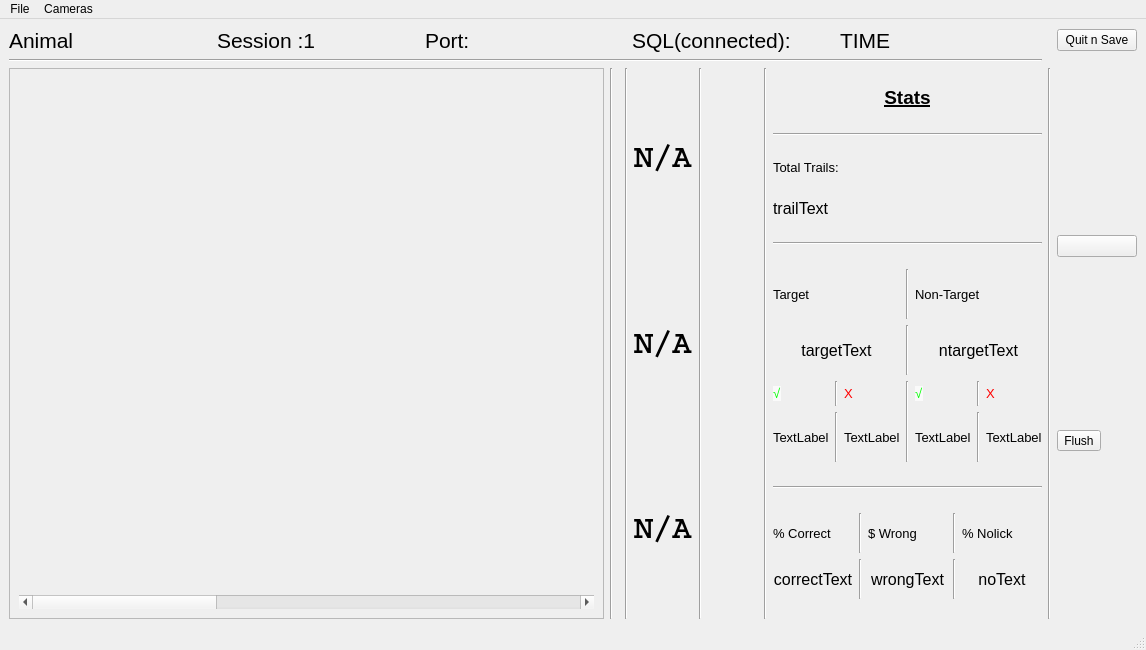
<?xml version="1.0" encoding="UTF-8"?>
<ui version="4.0">
 <class>MainWindow</class>
 <widget class="QMainWindow" name="MainWindow">
  <property name="geometry">
   <rect>
    <x>0</x>
    <y>0</y>
    <width>1146</width>
    <height>650</height>
   </rect>
  </property>
  <property name="sizePolicy">
   <sizepolicy hsizetype="Preferred" vsizetype="Preferred">
    <horstretch>0</horstretch>
    <verstretch>0</verstretch>
   </sizepolicy>
  </property>
  <property name="windowTitle">
   <string>MainWindow</string>
  </property>
  <widget class="QWidget" name="centralwidget">
   <property name="sizePolicy">
    <sizepolicy hsizetype="Maximum" vsizetype="Maximum">
     <horstretch>0</horstretch>
     <verstretch>0</verstretch>
    </sizepolicy>
   </property>
   <layout class="QGridLayout" name="gridLayout_2">
    <item row="1" column="1">
     <widget class="Line" name="line">
      <property name="orientation">
       <enum>Qt::Horizontal</enum>
      </property>
     </widget>
    </item>
    <item row="2" column="1">
     <layout class="QGridLayout" name="gridLayout">
      <property name="sizeConstraint">
       <enum>QLayout::SetMaximumSize</enum>
      </property>
      <item row="0" column="2">
       <widget class="Line" name="line_2">
        <property name="orientation">
         <enum>Qt::Vertical</enum>
        </property>
       </widget>
      </item>
      <item row="0" column="3">
       <widget class="QWidget" name="sidePlot" native="true"/>
      </item>
      <item row="0" column="0">
       <widget class="QScrollArea" name="scrollArea">
        <property name="sizePolicy">
         <sizepolicy hsizetype="MinimumExpanding" vsizetype="MinimumExpanding">
          <horstretch>0</horstretch>
          <verstretch>0</verstretch>
         </sizepolicy>
        </property>
        <property name="maximumSize">
         <size>
          <width>16777215</width>
          <height>16777215</height>
         </size>
        </property>
        <property name="widgetResizable">
         <bool>true</bool>
        </property>
        <widget class="QWidget" name="scrollAreaWidgetContents">
         <property name="geometry">
          <rect>
           <x>0</x>
           <y>0</y>
           <width>603</width>
           <height>545</height>
          </rect>
         </property>
         <layout class="QVBoxLayout" name="verticalLayout">
          <item>
           <widget class="QWidget" name="mainPlot" native="true"/>
          </item>
          <item>
           <widget class="QScrollBar" name="horizontalScrollBar">
            <property name="singleStep">
             <number>3</number>
            </property>
            <property name="pageStep">
             <number>50</number>
            </property>
            <property name="orientation">
             <enum>Qt::Horizontal</enum>
            </property>
           </widget>
          </item>
         </layout>
        </widget>
       </widget>
      </item>
      <item row="0" column="5">
       <layout class="QVBoxLayout" name="verticalLayout_2">
        <item>
         <widget class="QLabel" name="song1">
          <property name="font">
           <font>
            <family>Courier</family>
            <pointsize>24</pointsize>
            <weight>75</weight>
            <bold>true</bold>
           </font>
          </property>
          <property name="text">
           <string>N/A</string>
          </property>
         </widget>
        </item>
        <item>
         <widget class="QLabel" name="song2">
          <property name="font">
           <font>
            <family>Courier</family>
            <pointsize>24</pointsize>
            <weight>75</weight>
            <bold>true</bold>
           </font>
          </property>
          <property name="text">
           <string>N/A</string>
          </property>
         </widget>
        </item>
        <item>
         <widget class="QLabel" name="song3">
          <property name="font">
           <font>
            <family>Courier</family>
            <pointsize>24</pointsize>
            <weight>75</weight>
            <bold>true</bold>
           </font>
          </property>
          <property name="text">
           <string>N/A</string>
          </property>
         </widget>
        </item>
       </layout>
      </item>
      <item row="0" column="4">
       <widget class="Line" name="line_3">
        <property name="orientation">
         <enum>Qt::Vertical</enum>
        </property>
       </widget>
      </item>
      <item row="0" column="7">
       <widget class="QWidget" name="Cam" native="true">
        <property name="sizePolicy">
         <sizepolicy hsizetype="Minimum" vsizetype="Preferred">
          <horstretch>0</horstretch>
          <verstretch>0</verstretch>
         </sizepolicy>
        </property>
        <property name="minimumSize">
         <size>
          <width>50</width>
          <height>0</height>
         </size>
        </property>
        <property name="maximumSize">
         <size>
          <width>400</width>
          <height>16777215</height>
         </size>
        </property>
       </widget>
      </item>
      <item row="0" column="9">
       <layout class="QVBoxLayout" name="verticalLayout_4">
        <item>
         <widget class="QLabel" name="label">
          <property name="sizePolicy">
           <sizepolicy hsizetype="Preferred" vsizetype="Maximum">
            <horstretch>0</horstretch>
            <verstretch>0</verstretch>
           </sizepolicy>
          </property>
          <property name="font">
           <font>
            <pointsize>14</pointsize>
            <weight>75</weight>
            <bold>true</bold>
            <underline>true</underline>
           </font>
          </property>
          <property name="layoutDirection">
           <enum>Qt::LeftToRight</enum>
          </property>
          <property name="text">
           <string>&lt;html&gt;&lt;head/&gt;&lt;body&gt;&lt;p align=&quot;center&quot;&gt;Stats&lt;/p&gt;&lt;/body&gt;&lt;/html&gt;</string>
          </property>
         </widget>
        </item>
        <item>
         <widget class="Line" name="line_6">
          <property name="orientation">
           <enum>Qt::Horizontal</enum>
          </property>
         </widget>
        </item>
        <item>
         <widget class="QLabel" name="label_7">
          <property name="sizePolicy">
           <sizepolicy hsizetype="Preferred" vsizetype="Maximum">
            <horstretch>0</horstretch>
            <verstretch>0</verstretch>
           </sizepolicy>
          </property>
          <property name="font">
           <font>
            <pointsize>10</pointsize>
           </font>
          </property>
          <property name="text">
           <string>Total Trails:</string>
          </property>
         </widget>
        </item>
        <item>
         <widget class="QLabel" name="trailText">
          <property name="sizePolicy">
           <sizepolicy hsizetype="Preferred" vsizetype="Maximum">
            <horstretch>0</horstretch>
            <verstretch>0</verstretch>
           </sizepolicy>
          </property>
          <property name="font">
           <font>
            <pointsize>12</pointsize>
           </font>
          </property>
          <property name="text">
           <string>trailText</string>
          </property>
          <property name="alignment">
           <set>Qt::AlignLeading|Qt::AlignLeft|Qt::AlignVCenter</set>
          </property>
         </widget>
        </item>
        <item>
         <widget class="Line" name="line_5">
          <property name="orientation">
           <enum>Qt::Horizontal</enum>
          </property>
         </widget>
        </item>
        <item>
         <layout class="QGridLayout" name="gridLayout_5">
          <item row="1" column="0">
           <widget class="QLabel" name="targetText">
            <property name="sizePolicy">
             <sizepolicy hsizetype="Preferred" vsizetype="Expanding">
              <horstretch>0</horstretch>
              <verstretch>0</verstretch>
             </sizepolicy>
            </property>
            <property name="minimumSize">
             <size>
              <width>0</width>
              <height>40</height>
             </size>
            </property>
            <property name="maximumSize">
             <size>
              <width>16777215</width>
              <height>50</height>
             </size>
            </property>
            <property name="font">
             <font>
              <pointsize>12</pointsize>
             </font>
            </property>
            <property name="text">
             <string>targetText</string>
            </property>
            <property name="alignment">
             <set>Qt::AlignCenter</set>
            </property>
           </widget>
          </item>
          <item row="0" column="0">
           <widget class="QLabel" name="label_10">
            <property name="sizePolicy">
             <sizepolicy hsizetype="Preferred" vsizetype="Expanding">
              <horstretch>0</horstretch>
              <verstretch>0</verstretch>
             </sizepolicy>
            </property>
            <property name="minimumSize">
             <size>
              <width>0</width>
              <height>40</height>
             </size>
            </property>
            <property name="maximumSize">
             <size>
              <width>16777215</width>
              <height>50</height>
             </size>
            </property>
            <property name="font">
             <font>
              <pointsize>10</pointsize>
             </font>
            </property>
            <property name="text">
             <string>Target</string>
            </property>
           </widget>
          </item>
          <item row="2" column="1">
           <widget class="Line" name="line_10">
            <property name="orientation">
             <enum>Qt::Vertical</enum>
            </property>
           </widget>
          </item>
          <item row="0" column="1">
           <widget class="Line" name="line_8">
            <property name="orientation">
             <enum>Qt::Vertical</enum>
            </property>
           </widget>
          </item>
          <item row="2" column="0">
           <layout class="QGridLayout" name="gridLayout_6">
            <item row="0" column="0">
             <widget class="QLabel" name="label_14">
              <property name="sizePolicy">
               <sizepolicy hsizetype="Preferred" vsizetype="Preferred">
                <horstretch>0</horstretch>
                <verstretch>0</verstretch>
               </sizepolicy>
              </property>
              <property name="maximumSize">
               <size>
                <width>16777215</width>
                <height>25</height>
               </size>
              </property>
              <property name="text">
               <string>&lt;html&gt;&lt;head/&gt;&lt;body&gt;&lt;p&gt;&lt;span style=&quot; font-family:'Verdana,Arial,Tahoma,Calibri,Geneva,sans-serif'; font-size:13px; color:#00ff00; background-color:#fafafa;&quot;&gt;√&lt;/span&gt;&lt;/p&gt;&lt;/body&gt;&lt;/html&gt;</string>
              </property>
             </widget>
            </item>
            <item row="1" column="0">
             <widget class="QLabel" name="targetCorrect">
              <property name="sizePolicy">
               <sizepolicy hsizetype="Fixed" vsizetype="MinimumExpanding">
                <horstretch>0</horstretch>
                <verstretch>0</verstretch>
               </sizepolicy>
              </property>
              <property name="minimumSize">
               <size>
                <width>50</width>
                <height>0</height>
               </size>
              </property>
              <property name="maximumSize">
               <size>
                <width>16777215</width>
                <height>50</height>
               </size>
              </property>
              <property name="font">
               <font>
                <pointsize>10</pointsize>
               </font>
              </property>
              <property name="text">
               <string>TextLabel</string>
              </property>
             </widget>
            </item>
            <item row="0" column="2">
             <widget class="QLabel" name="label_16">
              <property name="sizePolicy">
               <sizepolicy hsizetype="Preferred" vsizetype="Preferred">
                <horstretch>0</horstretch>
                <verstretch>0</verstretch>
               </sizepolicy>
              </property>
              <property name="maximumSize">
               <size>
                <width>16777215</width>
                <height>25</height>
               </size>
              </property>
              <property name="text">
               <string>&lt;html&gt;&lt;head/&gt;&lt;body&gt;&lt;p&gt;&lt;span style=&quot; font-size:10pt; color:#ff0000;&quot;&gt;X&lt;/span&gt;&lt;/p&gt;&lt;/body&gt;&lt;/html&gt;</string>
              </property>
             </widget>
            </item>
            <item row="1" column="2">
             <widget class="QLabel" name="targetWrong">
              <property name="sizePolicy">
               <sizepolicy hsizetype="Fixed" vsizetype="MinimumExpanding">
                <horstretch>0</horstretch>
                <verstretch>0</verstretch>
               </sizepolicy>
              </property>
              <property name="minimumSize">
               <size>
                <width>50</width>
                <height>0</height>
               </size>
              </property>
              <property name="maximumSize">
               <size>
                <width>16777215</width>
                <height>50</height>
               </size>
              </property>
              <property name="font">
               <font>
                <pointsize>10</pointsize>
               </font>
              </property>
              <property name="text">
               <string>TextLabel</string>
              </property>
             </widget>
            </item>
            <item row="0" column="1">
             <widget class="Line" name="line_14">
              <property name="sizePolicy">
               <sizepolicy hsizetype="Fixed" vsizetype="MinimumExpanding">
                <horstretch>0</horstretch>
                <verstretch>0</verstretch>
               </sizepolicy>
              </property>
              <property name="maximumSize">
               <size>
                <width>16777215</width>
                <height>25</height>
               </size>
              </property>
              <property name="orientation">
               <enum>Qt::Vertical</enum>
              </property>
             </widget>
            </item>
            <item row="1" column="1">
             <widget class="Line" name="line_16">
              <property name="sizePolicy">
               <sizepolicy hsizetype="Fixed" vsizetype="MinimumExpanding">
                <horstretch>0</horstretch>
                <verstretch>0</verstretch>
               </sizepolicy>
              </property>
              <property name="maximumSize">
               <size>
                <width>16777215</width>
                <height>50</height>
               </size>
              </property>
              <property name="orientation">
               <enum>Qt::Vertical</enum>
              </property>
             </widget>
            </item>
           </layout>
          </item>
          <item row="2" column="2">
           <layout class="QGridLayout" name="gridLayout_7">
            <item row="0" column="0">
             <widget class="QLabel" name="label_18">
              <property name="sizePolicy">
               <sizepolicy hsizetype="Preferred" vsizetype="Preferred">
                <horstretch>0</horstretch>
                <verstretch>0</verstretch>
               </sizepolicy>
              </property>
              <property name="maximumSize">
               <size>
                <width>16777215</width>
                <height>25</height>
               </size>
              </property>
              <property name="text">
               <string>&lt;html&gt;&lt;head/&gt;&lt;body&gt;&lt;p&gt;&lt;span style=&quot; font-family:'Verdana,Arial,Tahoma,Calibri,Geneva,sans-serif'; font-size:13px; color:#00ff00; background-color:#fafafa;&quot;&gt;√&lt;/span&gt;&lt;/p&gt;&lt;/body&gt;&lt;/html&gt;</string>
              </property>
             </widget>
            </item>
            <item row="0" column="2">
             <widget class="QLabel" name="label_19">
              <property name="sizePolicy">
               <sizepolicy hsizetype="Preferred" vsizetype="Preferred">
                <horstretch>0</horstretch>
                <verstretch>0</verstretch>
               </sizepolicy>
              </property>
              <property name="maximumSize">
               <size>
                <width>16777215</width>
                <height>25</height>
               </size>
              </property>
              <property name="text">
               <string>&lt;html&gt;&lt;head/&gt;&lt;body&gt;&lt;p&gt;&lt;span style=&quot; font-size:10pt; color:#ff0000;&quot;&gt;X&lt;/span&gt;&lt;/p&gt;&lt;/body&gt;&lt;/html&gt;</string>
              </property>
             </widget>
            </item>
            <item row="1" column="0">
             <widget class="QLabel" name="ntargetCorrect">
              <property name="sizePolicy">
               <sizepolicy hsizetype="Fixed" vsizetype="MinimumExpanding">
                <horstretch>0</horstretch>
                <verstretch>0</verstretch>
               </sizepolicy>
              </property>
              <property name="minimumSize">
               <size>
                <width>50</width>
                <height>0</height>
               </size>
              </property>
              <property name="maximumSize">
               <size>
                <width>16777215</width>
                <height>50</height>
               </size>
              </property>
              <property name="font">
               <font>
                <pointsize>10</pointsize>
               </font>
              </property>
              <property name="text">
               <string>TextLabel</string>
              </property>
             </widget>
            </item>
            <item row="1" column="2">
             <widget class="QLabel" name="ntargetWrong">
              <property name="sizePolicy">
               <sizepolicy hsizetype="Fixed" vsizetype="MinimumExpanding">
                <horstretch>0</horstretch>
                <verstretch>0</verstretch>
               </sizepolicy>
              </property>
              <property name="minimumSize">
               <size>
                <width>50</width>
                <height>0</height>
               </size>
              </property>
              <property name="maximumSize">
               <size>
                <width>16777215</width>
                <height>50</height>
               </size>
              </property>
              <property name="font">
               <font>
                <pointsize>10</pointsize>
               </font>
              </property>
              <property name="text">
               <string>TextLabel</string>
              </property>
             </widget>
            </item>
            <item row="0" column="1">
             <widget class="Line" name="line_15">
              <property name="sizePolicy">
               <sizepolicy hsizetype="Fixed" vsizetype="MinimumExpanding">
                <horstretch>0</horstretch>
                <verstretch>0</verstretch>
               </sizepolicy>
              </property>
              <property name="maximumSize">
               <size>
                <width>16777215</width>
                <height>25</height>
               </size>
              </property>
              <property name="orientation">
               <enum>Qt::Vertical</enum>
              </property>
             </widget>
            </item>
            <item row="1" column="1">
             <widget class="Line" name="line_17">
              <property name="sizePolicy">
               <sizepolicy hsizetype="Fixed" vsizetype="MinimumExpanding">
                <horstretch>0</horstretch>
                <verstretch>0</verstretch>
               </sizepolicy>
              </property>
              <property name="maximumSize">
               <size>
                <width>16777215</width>
                <height>50</height>
               </size>
              </property>
              <property name="orientation">
               <enum>Qt::Vertical</enum>
              </property>
             </widget>
            </item>
           </layout>
          </item>
          <item row="1" column="2">
           <widget class="QLabel" name="ntargetText">
            <property name="sizePolicy">
             <sizepolicy hsizetype="Preferred" vsizetype="Expanding">
              <horstretch>0</horstretch>
              <verstretch>0</verstretch>
             </sizepolicy>
            </property>
            <property name="minimumSize">
             <size>
              <width>0</width>
              <height>40</height>
             </size>
            </property>
            <property name="maximumSize">
             <size>
              <width>16777215</width>
              <height>50</height>
             </size>
            </property>
            <property name="font">
             <font>
              <pointsize>12</pointsize>
             </font>
            </property>
            <property name="text">
             <string>ntargetText</string>
            </property>
            <property name="alignment">
             <set>Qt::AlignCenter</set>
            </property>
           </widget>
          </item>
          <item row="0" column="2">
           <widget class="QLabel" name="label_12">
            <property name="sizePolicy">
             <sizepolicy hsizetype="Preferred" vsizetype="Expanding">
              <horstretch>0</horstretch>
              <verstretch>0</verstretch>
             </sizepolicy>
            </property>
            <property name="minimumSize">
             <size>
              <width>0</width>
              <height>40</height>
             </size>
            </property>
            <property name="maximumSize">
             <size>
              <width>16777215</width>
              <height>50</height>
             </size>
            </property>
            <property name="font">
             <font>
              <pointsize>10</pointsize>
             </font>
            </property>
            <property name="text">
             <string>Non-Target</string>
            </property>
           </widget>
          </item>
          <item row="1" column="1">
           <widget class="Line" name="line_9">
            <property name="orientation">
             <enum>Qt::Vertical</enum>
            </property>
           </widget>
          </item>
         </layout>
        </item>
        <item>
         <widget class="Line" name="line_7">
          <property name="orientation">
           <enum>Qt::Horizontal</enum>
          </property>
         </widget>
        </item>
        <item>
         <layout class="QGridLayout" name="gridLayout_3">
          <item row="0" column="2">
           <widget class="QLabel" name="label_3">
            <property name="sizePolicy">
             <sizepolicy hsizetype="Preferred" vsizetype="Expanding">
              <horstretch>0</horstretch>
              <verstretch>0</verstretch>
             </sizepolicy>
            </property>
            <property name="minimumSize">
             <size>
              <width>0</width>
              <height>30</height>
             </size>
            </property>
            <property name="maximumSize">
             <size>
              <width>16777215</width>
              <height>40</height>
             </size>
            </property>
            <property name="font">
             <font>
              <pointsize>10</pointsize>
             </font>
            </property>
            <property name="text">
             <string>$ Wrong</string>
            </property>
           </widget>
          </item>
          <item row="1" column="0">
           <widget class="QLabel" name="correctText">
            <property name="sizePolicy">
             <sizepolicy hsizetype="Preferred" vsizetype="Expanding">
              <horstretch>0</horstretch>
              <verstretch>0</verstretch>
             </sizepolicy>
            </property>
            <property name="minimumSize">
             <size>
              <width>0</width>
              <height>30</height>
             </size>
            </property>
            <property name="maximumSize">
             <size>
              <width>16777215</width>
              <height>40</height>
             </size>
            </property>
            <property name="font">
             <font>
              <pointsize>12</pointsize>
             </font>
            </property>
            <property name="text">
             <string>correctText</string>
            </property>
            <property name="alignment">
             <set>Qt::AlignCenter</set>
            </property>
           </widget>
          </item>
          <item row="0" column="4">
           <widget class="QLabel" name="label_9">
            <property name="sizePolicy">
             <sizepolicy hsizetype="Preferred" vsizetype="Expanding">
              <horstretch>0</horstretch>
              <verstretch>0</verstretch>
             </sizepolicy>
            </property>
            <property name="minimumSize">
             <size>
              <width>0</width>
              <height>30</height>
             </size>
            </property>
            <property name="maximumSize">
             <size>
              <width>16777215</width>
              <height>40</height>
             </size>
            </property>
            <property name="font">
             <font>
              <pointsize>10</pointsize>
             </font>
            </property>
            <property name="text">
             <string>% Nolick</string>
            </property>
           </widget>
          </item>
          <item row="0" column="0">
           <widget class="QLabel" name="label_2">
            <property name="sizePolicy">
             <sizepolicy hsizetype="Preferred" vsizetype="Expanding">
              <horstretch>0</horstretch>
              <verstretch>0</verstretch>
             </sizepolicy>
            </property>
            <property name="minimumSize">
             <size>
              <width>0</width>
              <height>30</height>
             </size>
            </property>
            <property name="maximumSize">
             <size>
              <width>16777215</width>
              <height>40</height>
             </size>
            </property>
            <property name="font">
             <font>
              <pointsize>10</pointsize>
             </font>
            </property>
            <property name="text">
             <string>% Correct</string>
            </property>
           </widget>
          </item>
          <item row="1" column="2">
           <widget class="QLabel" name="wrongText">
            <property name="sizePolicy">
             <sizepolicy hsizetype="Preferred" vsizetype="Expanding">
              <horstretch>0</horstretch>
              <verstretch>0</verstretch>
             </sizepolicy>
            </property>
            <property name="minimumSize">
             <size>
              <width>0</width>
              <height>30</height>
             </size>
            </property>
            <property name="maximumSize">
             <size>
              <width>16777215</width>
              <height>40</height>
             </size>
            </property>
            <property name="font">
             <font>
              <pointsize>12</pointsize>
             </font>
            </property>
            <property name="text">
             <string>wrongText</string>
            </property>
            <property name="alignment">
             <set>Qt::AlignCenter</set>
            </property>
           </widget>
          </item>
          <item row="1" column="4">
           <widget class="QLabel" name="noText">
            <property name="sizePolicy">
             <sizepolicy hsizetype="Preferred" vsizetype="Expanding">
              <horstretch>0</horstretch>
              <verstretch>0</verstretch>
             </sizepolicy>
            </property>
            <property name="minimumSize">
             <size>
              <width>0</width>
              <height>30</height>
             </size>
            </property>
            <property name="maximumSize">
             <size>
              <width>16777215</width>
              <height>40</height>
             </size>
            </property>
            <property name="font">
             <font>
              <pointsize>12</pointsize>
             </font>
            </property>
            <property name="text">
             <string>noText</string>
            </property>
            <property name="alignment">
             <set>Qt::AlignCenter</set>
            </property>
           </widget>
          </item>
          <item row="0" column="1">
           <widget class="Line" name="line_12">
            <property name="orientation">
             <enum>Qt::Vertical</enum>
            </property>
           </widget>
          </item>
          <item row="1" column="3">
           <widget class="Line" name="line_13">
            <property name="orientation">
             <enum>Qt::Vertical</enum>
            </property>
           </widget>
          </item>
          <item row="1" column="1">
           <widget class="Line" name="line_18">
            <property name="orientation">
             <enum>Qt::Vertical</enum>
            </property>
           </widget>
          </item>
          <item row="0" column="3">
           <widget class="Line" name="line_19">
            <property name="orientation">
             <enum>Qt::Vertical</enum>
            </property>
           </widget>
          </item>
         </layout>
        </item>
       </layout>
      </item>
      <item row="0" column="6">
       <widget class="Line" name="line_11">
        <property name="orientation">
         <enum>Qt::Vertical</enum>
        </property>
       </widget>
      </item>
      <item row="0" column="8">
       <widget class="Line" name="line_20">
        <property name="orientation">
         <enum>Qt::Vertical</enum>
        </property>
       </widget>
      </item>
     </layout>
    </item>
    <item row="0" column="1">
     <layout class="QHBoxLayout" name="horizontalLayout">
      <item>
       <widget class="QLabel" name="animalID">
        <property name="font">
         <font>
          <pointsize>16</pointsize>
         </font>
        </property>
        <property name="text">
         <string>Animal</string>
        </property>
       </widget>
      </item>
      <item>
       <widget class="QLabel" name="sessionID">
        <property name="font">
         <font>
          <pointsize>16</pointsize>
         </font>
        </property>
        <property name="text">
         <string>Session :1</string>
        </property>
       </widget>
      </item>
      <item>
       <widget class="QLabel" name="port_Status">
        <property name="font">
         <font>
          <pointsize>16</pointsize>
         </font>
        </property>
        <property name="text">
         <string>Port:</string>
        </property>
       </widget>
      </item>
      <item>
       <widget class="QLabel" name="db_status">
        <property name="font">
         <font>
          <pointsize>16</pointsize>
         </font>
        </property>
        <property name="text">
         <string>SQL(connected):</string>
        </property>
       </widget>
      </item>
      <item>
       <widget class="QLabel" name="timeText">
        <property name="font">
         <font>
          <pointsize>16</pointsize>
         </font>
        </property>
        <property name="text">
         <string>TIME</string>
        </property>
       </widget>
      </item>
     </layout>
    </item>
    <item row="2" column="2">
     <widget class="Line" name="line_4">
      <property name="orientation">
       <enum>Qt::Vertical</enum>
      </property>
     </widget>
    </item>
    <item row="2" column="3">
     <layout class="QVBoxLayout" name="verticalLayout_3">
      <item>
       <widget class="QPushButton" name="startButton">
        <property name="text">
         <string/>
        </property>
       </widget>
      </item>
      <item>
       <widget class="QToolButton" name="flushButton">
        <property name="text">
         <string>Flush</string>
        </property>
       </widget>
      </item>
     </layout>
    </item>
    <item row="0" column="3">
     <widget class="QPushButton" name="quitButton">
      <property name="text">
       <string>Quit n Save</string>
      </property>
     </widget>
    </item>
   </layout>
  </widget>
  <widget class="QMenuBar" name="menubar">
   <property name="geometry">
    <rect>
     <x>0</x>
     <y>0</y>
     <width>1146</width>
     <height>21</height>
    </rect>
   </property>
   <widget class="QMenu" name="menuFile">
    <property name="title">
     <string>File</string>
    </property>
    <addaction name="actionSave"/>
    <addaction name="actionSettings"/>
    <addaction name="actionInfo"/>
   </widget>
   <widget class="QMenu" name="menuCameras">
    <property name="title">
     <string>Cameras</string>
    </property>
   </widget>
   <addaction name="menuFile"/>
   <addaction name="menuCameras"/>
  </widget>
  <widget class="QStatusBar" name="statusbar"/>
  <action name="actionSave">
   <property name="text">
    <string>Save</string>
   </property>
  </action>
  <action name="actionSettings">
   <property name="text">
    <string>Settings</string>
   </property>
  </action>
  <action name="actionInfo">
   <property name="text">
    <string>Info</string>
   </property>
  </action>
 </widget>
 <resources/>
 <connections>
  <connection>
   <sender>horizontalScrollBar</sender>
   <signal>sliderMoved(int)</signal>
   <receiver>horizontalScrollBar</receiver>
   <slot>setValue(int)</slot>
   <hints>
    <hint type="sourcelabel">
     <x>646</x>
     <y>348</y>
    </hint>
    <hint type="destinationlabel">
     <x>646</x>
     <y>348</y>
    </hint>
   </hints>
  </connection>
 </connections>
</ui>
